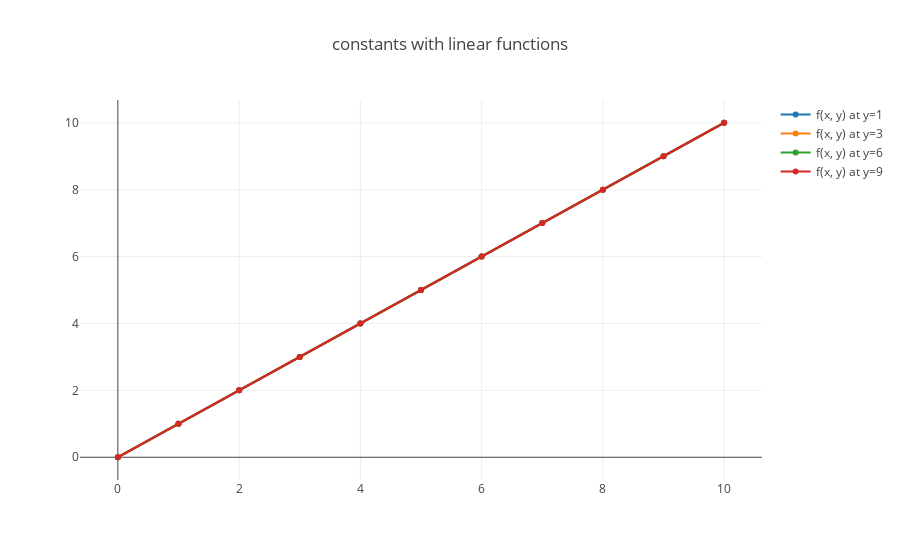

This figure's notebook cell:
### Markdown cell above
So in the above section, we saw how we can think of representing our multivariable functions as a function evaluated at different value of $y$.

### Code cell
plotly.offline.iplot(fig_constants_lin_functions)

### Figure 1 — Plotly figure (JSON) as saved in the notebook; plotly's stock layout.template omitted (floating-point values rounded to 4 significant figures)
{"data": [{"mode": "line", "name": "f(x, y) at y=1", "text": [], "x": [0, 1, 2, 3, 4, 5, 6, 7, 8, 9, 10], "y": null}, {"mode": "line", "name": "f(x, y) at y=3", "text": [], "x": [0, 1, 2, 3, 4, 5, 6, 7, 8, 9, 10], "y": null}, {"mode": "line", "name": "f(x, y) at y=6", "text": [], "x": [0, 1, 2, 3, 4, 5, 6, 7, 8, 9, 10], "y": null}, {"mode": "line", "name": "f(x, y) at y=9", "text": [], "x": [0, 1, 2, 3, 4, 5, 6, 7, 8, 9, 10], "y": null}], "layout": {"title": "constants with linear functions"}}
